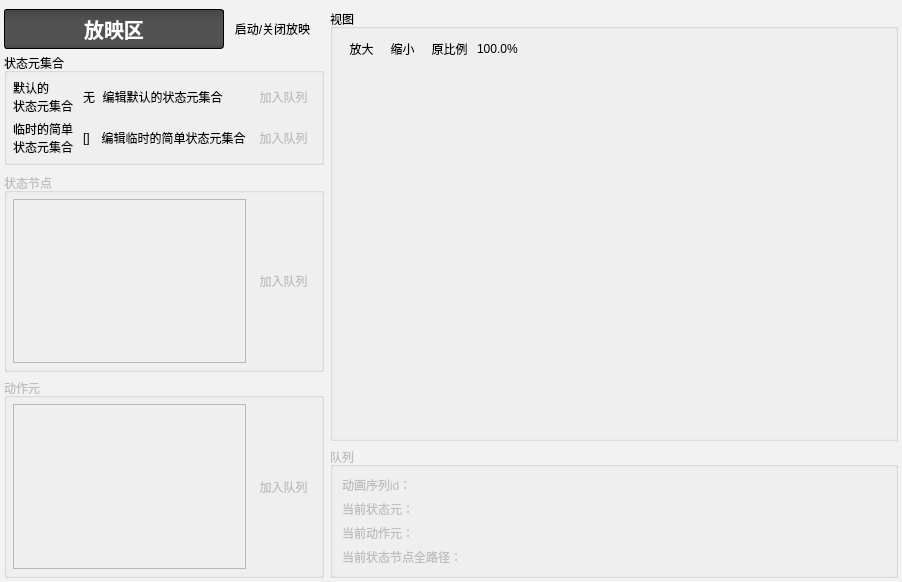
<?xml version="1.0" encoding="UTF-8"?>
<ui version="4.0">
 <class>P_COAS_PlayingPart</class>
 <widget class="QWidget" name="P_COAS_PlayingPart">
  <property name="geometry">
   <rect>
    <x>0</x>
    <y>0</y>
    <width>902</width>
    <height>582</height>
   </rect>
  </property>
  <property name="windowTitle">
   <string>Form</string>
  </property>
  <layout class="QVBoxLayout" name="verticalLayout">
   <property name="leftMargin">
    <number>0</number>
   </property>
   <property name="topMargin">
    <number>0</number>
   </property>
   <property name="rightMargin">
    <number>0</number>
   </property>
   <property name="bottomMargin">
    <number>0</number>
   </property>
   <item>
    <widget class="QWidget" name="widget_playingPart" native="true">
     <property name="styleSheet">
      <string notr="true">#widget_playingPart{ background-color: rgb(242, 242, 242); }</string>
     </property>
     <layout class="QHBoxLayout" name="horizontalLayout_2" stretch="4,9">
      <property name="leftMargin">
       <number>4</number>
      </property>
      <property name="topMargin">
       <number>9</number>
      </property>
      <property name="rightMargin">
       <number>4</number>
      </property>
      <property name="bottomMargin">
       <number>4</number>
      </property>
      <item>
       <widget class="QWidget" name="widget_2" native="true">
        <property name="minimumSize">
         <size>
          <width>320</width>
          <height>0</height>
         </size>
        </property>
        <property name="maximumSize">
         <size>
          <width>320</width>
          <height>16777215</height>
         </size>
        </property>
        <property name="styleSheet">
         <string notr="true">
QToolButton{
	padding:2px;
	border: 1px solid transparent;
	background: rgba(255,255,255,0);
}
QToolButton:hover{
	border-radius:1px;
	border:1px solid #f2ca58;
	background-color: qlineargradient(spread:pad, x1:0, y1:0, x2:0, y2:1, stop:0 #fdecad, stop:0.3 #fde48c, stop:0.9 #fce58c, stop:1 #fdfadf )
}
QToolButton:pressed{
	border-radius:1px;
	border:1px solid #f2ca58;
	background-color: #FDF4BF;
}</string>
        </property>
        <layout class="QVBoxLayout" name="verticalLayout_2" stretch="0,0,1">
         <property name="spacing">
          <number>4</number>
         </property>
         <property name="leftMargin">
          <number>0</number>
         </property>
         <property name="topMargin">
          <number>0</number>
         </property>
         <property name="rightMargin">
          <number>0</number>
         </property>
         <property name="bottomMargin">
          <number>0</number>
         </property>
         <item>
          <widget class="QWidget" name="widget" native="true">
           <layout class="QHBoxLayout" name="horizontalLayout" stretch="0,0,1">
            <property name="leftMargin">
             <number>0</number>
            </property>
            <property name="topMargin">
             <number>0</number>
            </property>
            <property name="rightMargin">
             <number>0</number>
            </property>
            <property name="bottomMargin">
             <number>0</number>
            </property>
            <item>
             <widget class="QLabel" name="label">
              <property name="minimumSize">
               <size>
                <width>220</width>
                <height>0</height>
               </size>
              </property>
              <property name="maximumSize">
               <size>
                <width>220</width>
                <height>16777215</height>
               </size>
              </property>
              <property name="styleSheet">
               <string notr="true">
font-family:&quot;微软雅黑&quot;;
font-size:20px;
font-weight:bold;
padding:4px;
color:#ffffff;
border-radius:3px;
border:1px solid #000000;
background-color: qlineargradient(spread:pad, x1:0, y1:0, x2:0, y2:1, stop:0 #444444, stop:0.3 #525252, stop:0.9 #525252, stop:1 #444444 )</string>
              </property>
              <property name="text">
               <string>放映区</string>
              </property>
              <property name="alignment">
               <set>Qt::AlignCenter</set>
              </property>
             </widget>
            </item>
            <item>
             <widget class="QToolButton" name="toolButton_open">
              <property name="toolTip">
               <string>启动/关闭放映</string>
              </property>
              <property name="text">
               <string>启动/关闭放映</string>
              </property>
              <property name="icon">
               <iconset resource="../../../drillgifactionsequenceeditor.qrc">
                <normaloff>:/DrillGIFActionSequenceEditor/Resources/icons/player/Play_Run.png</normaloff>:/DrillGIFActionSequenceEditor/Resources/icons/player/Play_Run.png</iconset>
              </property>
              <property name="iconSize">
               <size>
                <width>32</width>
                <height>32</height>
               </size>
              </property>
             </widget>
            </item>
            <item>
             <widget class="QWidget" name="widget_3" native="true"/>
            </item>
           </layout>
          </widget>
         </item>
         <item>
          <widget class="QGroupBox" name="groupBox_5">
           <property name="title">
            <string>状态元集合</string>
           </property>
           <layout class="QGridLayout" name="gridLayout_2" columnstretch="0,1,0,0">
            <property name="leftMargin">
             <number>6</number>
            </property>
            <property name="topMargin">
             <number>6</number>
            </property>
            <property name="rightMargin">
             <number>6</number>
            </property>
            <property name="bottomMargin">
             <number>6</number>
            </property>
            <property name="horizontalSpacing">
             <number>0</number>
            </property>
            <property name="verticalSpacing">
             <number>5</number>
            </property>
            <item row="0" column="0">
             <widget class="QLabel" name="label_6">
              <property name="text">
               <string>默认的
状态元集合   </string>
              </property>
             </widget>
            </item>
            <item row="0" column="1">
             <widget class="QLabel" name="label_defaultState">
              <property name="text">
               <string>无</string>
              </property>
              <property name="wordWrap">
               <bool>true</bool>
              </property>
             </widget>
            </item>
            <item row="0" column="2">
             <widget class="QToolButton" name="toolButton_editGroup">
              <property name="toolTip">
               <string>编辑默认的状态元集合</string>
              </property>
              <property name="text">
               <string>编辑默认的状态元集合</string>
              </property>
              <property name="icon">
               <iconset resource="../../../drillgifactionsequenceeditor.qrc">
                <normaloff>:/DrillGIFActionSequenceEditor/Resources/icons/menu/Common_Edit.png</normaloff>:/DrillGIFActionSequenceEditor/Resources/icons/menu/Common_Edit.png</iconset>
              </property>
              <property name="iconSize">
               <size>
                <width>32</width>
                <height>32</height>
               </size>
              </property>
             </widget>
            </item>
            <item row="0" column="3">
             <widget class="QToolButton" name="toolButton_playDefault">
              <property name="enabled">
               <bool>false</bool>
              </property>
              <property name="toolTip">
               <string>加入队列</string>
              </property>
              <property name="text">
               <string>加入队列</string>
              </property>
              <property name="icon">
               <iconset resource="../../../drillgifactionsequenceeditor.qrc">
                <normaloff>:/DrillGIFActionSequenceEditor/Resources/icons/menu/Common_Right.png</normaloff>:/DrillGIFActionSequenceEditor/Resources/icons/menu/Common_Right.png</iconset>
              </property>
              <property name="iconSize">
               <size>
                <width>32</width>
                <height>32</height>
               </size>
              </property>
             </widget>
            </item>
            <item row="1" column="0">
             <widget class="QLabel" name="label_7">
              <property name="text">
               <string>临时的简单
状态元集合   </string>
              </property>
             </widget>
            </item>
            <item row="1" column="1">
             <widget class="QLabel" name="label_simpleState">
              <property name="text">
               <string>[]</string>
              </property>
              <property name="wordWrap">
               <bool>true</bool>
              </property>
             </widget>
            </item>
            <item row="1" column="2">
             <widget class="QToolButton" name="toolButton_editSimple">
              <property name="toolTip">
               <string>编辑临时的简单状态元集合</string>
              </property>
              <property name="text">
               <string>编辑临时的简单状态元集合</string>
              </property>
              <property name="icon">
               <iconset resource="../../../drillgifactionsequenceeditor.qrc">
                <normaloff>:/DrillGIFActionSequenceEditor/Resources/icons/menu/Common_Edit.png</normaloff>:/DrillGIFActionSequenceEditor/Resources/icons/menu/Common_Edit.png</iconset>
              </property>
              <property name="iconSize">
               <size>
                <width>32</width>
                <height>32</height>
               </size>
              </property>
             </widget>
            </item>
            <item row="1" column="3">
             <widget class="QToolButton" name="toolButton_playSimple">
              <property name="enabled">
               <bool>false</bool>
              </property>
              <property name="toolTip">
               <string>加入队列</string>
              </property>
              <property name="text">
               <string>加入队列</string>
              </property>
              <property name="icon">
               <iconset resource="../../../drillgifactionsequenceeditor.qrc">
                <normaloff>:/DrillGIFActionSequenceEditor/Resources/icons/menu/Common_Right.png</normaloff>:/DrillGIFActionSequenceEditor/Resources/icons/menu/Common_Right.png</iconset>
              </property>
              <property name="iconSize">
               <size>
                <width>32</width>
                <height>32</height>
               </size>
              </property>
             </widget>
            </item>
           </layout>
          </widget>
         </item>
         <item>
          <widget class="QWidget" name="widget_operateFrame" native="true">
           <property name="enabled">
            <bool>false</bool>
           </property>
           <layout class="QVBoxLayout" name="verticalLayout_3">
            <property name="spacing">
             <number>6</number>
            </property>
            <property name="leftMargin">
             <number>0</number>
            </property>
            <property name="topMargin">
             <number>4</number>
            </property>
            <property name="rightMargin">
             <number>0</number>
            </property>
            <property name="bottomMargin">
             <number>0</number>
            </property>
            <item>
             <widget class="QGroupBox" name="groupBox_2">
              <property name="title">
               <string>状态节点</string>
              </property>
              <layout class="QHBoxLayout" name="horizontalLayout_6">
               <property name="leftMargin">
                <number>6</number>
               </property>
               <property name="topMargin">
                <number>6</number>
               </property>
               <property name="rightMargin">
                <number>6</number>
               </property>
               <property name="bottomMargin">
                <number>6</number>
               </property>
               <item>
                <widget class="QTableWidget" name="tableWidget_state">
                 <property name="styleSheet">
                  <string notr="true">
QTableView::item:selected {
	background-color: qlineargradient(spread:pad, x1:0, y1:0, x2:0, y2:1, stop:0 #5C87D9, stop:0.505 #557CC7, stop:1 #5075BC);
}</string>
                 </property>
                </widget>
               </item>
               <item>
                <widget class="QToolButton" name="toolButton_playState">
                 <property name="toolTip">
                  <string>加入队列</string>
                 </property>
                 <property name="text">
                  <string>加入队列</string>
                 </property>
                 <property name="icon">
                  <iconset resource="../../../drillgifactionsequenceeditor.qrc">
                   <normaloff>:/DrillGIFActionSequenceEditor/Resources/icons/menu/Common_Right.png</normaloff>:/DrillGIFActionSequenceEditor/Resources/icons/menu/Common_Right.png</iconset>
                 </property>
                 <property name="iconSize">
                  <size>
                   <width>32</width>
                   <height>32</height>
                  </size>
                 </property>
                </widget>
               </item>
              </layout>
             </widget>
            </item>
            <item>
             <widget class="QGroupBox" name="groupBox_4">
              <property name="title">
               <string>动作元</string>
              </property>
              <layout class="QHBoxLayout" name="horizontalLayout_5">
               <property name="leftMargin">
                <number>6</number>
               </property>
               <property name="topMargin">
                <number>6</number>
               </property>
               <property name="rightMargin">
                <number>6</number>
               </property>
               <property name="bottomMargin">
                <number>6</number>
               </property>
               <item>
                <widget class="QTableWidget" name="tableWidget_action">
                 <property name="styleSheet">
                  <string notr="true">
QTableView::item:selected {
	background-color: qlineargradient(spread:pad, x1:0, y1:0, x2:0, y2:1, stop:0 #5C87D9, stop:0.505 #557CC7, stop:1 #5075BC);
}</string>
                 </property>
                </widget>
               </item>
               <item>
                <widget class="QToolButton" name="toolButton_playAction">
                 <property name="toolTip">
                  <string>加入队列</string>
                 </property>
                 <property name="text">
                  <string>加入队列</string>
                 </property>
                 <property name="icon">
                  <iconset resource="../../../drillgifactionsequenceeditor.qrc">
                   <normaloff>:/DrillGIFActionSequenceEditor/Resources/icons/menu/Common_Right.png</normaloff>:/DrillGIFActionSequenceEditor/Resources/icons/menu/Common_Right.png</iconset>
                 </property>
                 <property name="iconSize">
                  <size>
                   <width>32</width>
                   <height>32</height>
                  </size>
                 </property>
                </widget>
               </item>
              </layout>
             </widget>
            </item>
           </layout>
          </widget>
         </item>
        </layout>
       </widget>
      </item>
      <item>
       <widget class="QWidget" name="widget_viewFrame" native="true">
        <layout class="QVBoxLayout" name="verticalLayout_4">
         <property name="leftMargin">
          <number>0</number>
         </property>
         <property name="topMargin">
          <number>0</number>
         </property>
         <property name="rightMargin">
          <number>0</number>
         </property>
         <property name="bottomMargin">
          <number>0</number>
         </property>
         <item>
          <widget class="QGroupBox" name="groupBox_3">
           <property name="title">
            <string>视图</string>
           </property>
           <layout class="QVBoxLayout" name="verticalLayout_5" stretch="0,1">
            <property name="spacing">
             <number>2</number>
            </property>
            <property name="topMargin">
             <number>6</number>
            </property>
            <item>
             <widget class="QWidget" name="widget_5" native="true">
              <property name="styleSheet">
               <string notr="true">
QToolButton{
	padding:2px;
	border: 1px solid transparent;
	background: rgba(255,255,255,0);
}
QToolButton:hover{
	border-radius:1px;
	border:1px solid #f2ca58;
	background-color: qlineargradient(spread:pad, x1:0, y1:0, x2:0, y2:1, stop:0 #fdecad, stop:0.3 #fde48c, stop:0.9 #fce58c, stop:1 #fdfadf )
}
QToolButton:pressed{
	border-radius:1px;
	border:1px solid #f2ca58;
	background-color: #FDF4BF;
}</string>
              </property>
              <layout class="QHBoxLayout" name="horizontalLayout_3">
               <property name="spacing">
                <number>2</number>
               </property>
               <property name="leftMargin">
                <number>0</number>
               </property>
               <property name="topMargin">
                <number>0</number>
               </property>
               <property name="rightMargin">
                <number>0</number>
               </property>
               <property name="bottomMargin">
                <number>0</number>
               </property>
               <item>
                <widget class="QToolButton" name="toolButton_zoom_in">
                 <property name="toolTip">
                  <string>放大</string>
                 </property>
                 <property name="text">
                  <string>放大</string>
                 </property>
                 <property name="icon">
                  <iconset resource="../../../drillgifactionsequenceeditor.qrc">
                   <normaloff>:/DrillGIFActionSequenceEditor/Resources/icons/view/Zoom_In.png</normaloff>:/DrillGIFActionSequenceEditor/Resources/icons/view/Zoom_In.png</iconset>
                 </property>
                 <property name="iconSize">
                  <size>
                   <width>24</width>
                   <height>24</height>
                  </size>
                 </property>
                </widget>
               </item>
               <item>
                <widget class="QToolButton" name="toolButton_zoom_out">
                 <property name="toolTip">
                  <string>缩小</string>
                 </property>
                 <property name="text">
                  <string>缩小</string>
                 </property>
                 <property name="icon">
                  <iconset resource="../../../drillgifactionsequenceeditor.qrc">
                   <normaloff>:/DrillGIFActionSequenceEditor/Resources/icons/view/Zoom_Out.png</normaloff>:/DrillGIFActionSequenceEditor/Resources/icons/view/Zoom_Out.png</iconset>
                 </property>
                 <property name="iconSize">
                  <size>
                   <width>24</width>
                   <height>24</height>
                  </size>
                 </property>
                </widget>
               </item>
               <item>
                <widget class="QToolButton" name="toolButton_zoom_regular">
                 <property name="toolTip">
                  <string>原比例</string>
                 </property>
                 <property name="text">
                  <string>原比例</string>
                 </property>
                 <property name="icon">
                  <iconset resource="../../../drillgifactionsequenceeditor.qrc">
                   <normaloff>:/DrillGIFActionSequenceEditor/Resources/icons/view/Zoom_Regular.png</normaloff>:/DrillGIFActionSequenceEditor/Resources/icons/view/Zoom_Regular.png</iconset>
                 </property>
                 <property name="iconSize">
                  <size>
                   <width>24</width>
                   <height>24</height>
                  </size>
                 </property>
                </widget>
               </item>
               <item>
                <widget class="QLabel" name="label_zoomValue">
                 <property name="text">
                  <string>100.0%</string>
                 </property>
                </widget>
               </item>
               <item>
                <spacer name="horizontalSpacer">
                 <property name="orientation">
                  <enum>Qt::Horizontal</enum>
                 </property>
                 <property name="sizeHint" stdset="0">
                  <size>
                   <width>40</width>
                   <height>20</height>
                  </size>
                 </property>
                </spacer>
               </item>
              </layout>
             </widget>
            </item>
            <item>
             <widget class="QWidget" name="widget_view" native="true">
              <zorder>groupBox_seq</zorder>
             </widget>
            </item>
           </layout>
          </widget>
         </item>
         <item>
          <widget class="QGroupBox" name="groupBox_seq">
           <property name="enabled">
            <bool>false</bool>
           </property>
           <property name="title">
            <string>队列</string>
           </property>
           <layout class="QGridLayout" name="gridLayout" columnstretch="0,1">
            <item row="3" column="1">
             <widget class="QLabel" name="label_allRoot">
              <property name="text">
               <string/>
              </property>
              <property name="wordWrap">
               <bool>true</bool>
              </property>
             </widget>
            </item>
            <item row="2" column="1">
             <widget class="QLabel" name="label_curActionName">
              <property name="text">
               <string/>
              </property>
              <property name="wordWrap">
               <bool>true</bool>
              </property>
             </widget>
            </item>
            <item row="1" column="1">
             <widget class="QLabel" name="label_curStateName">
              <property name="text">
               <string/>
              </property>
              <property name="wordWrap">
               <bool>true</bool>
              </property>
             </widget>
            </item>
            <item row="0" column="1">
             <widget class="QLabel" name="label_actionSeqId">
              <property name="text">
               <string/>
              </property>
              <property name="wordWrap">
               <bool>true</bool>
              </property>
             </widget>
            </item>
            <item row="0" column="0">
             <widget class="QLabel" name="label_2">
              <property name="text">
               <string>动画序列id：</string>
              </property>
             </widget>
            </item>
            <item row="1" column="0">
             <widget class="QLabel" name="label_3">
              <property name="text">
               <string>当前状态元：</string>
              </property>
             </widget>
            </item>
            <item row="2" column="0">
             <widget class="QLabel" name="label_4">
              <property name="text">
               <string>当前动作元：</string>
              </property>
             </widget>
            </item>
            <item row="3" column="0">
             <widget class="QLabel" name="label_5">
              <property name="text">
               <string>当前状态节点全路径：</string>
              </property>
             </widget>
            </item>
           </layout>
          </widget>
         </item>
        </layout>
       </widget>
      </item>
     </layout>
    </widget>
   </item>
  </layout>
 </widget>
 <resources>
  <include location="../../../drillgifactionsequenceeditor.qrc"/>
 </resources>
 <connections/>
</ui>
